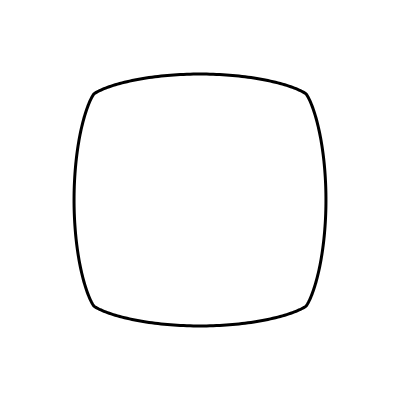
Frame 1 (no input)
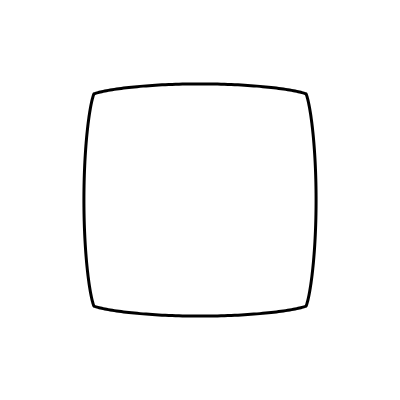
Frame 60 (no input)
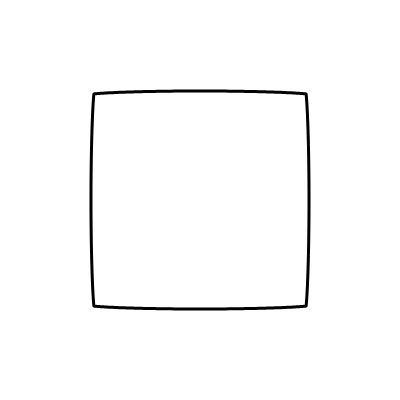
Frame 120 (the mouse pressed at the canvas centre since frame 60)

The p5.js sketch that drew these frames (run headless with seeded random() and noise() and a simulated clock; from frame 60 on, the mouse is pressed at the canvas centre):

// p5.js sketch
// ── sketch.js
// Convert a circle into a square
// using a 'superellipse' formula
// See: http://mathworld.wolfram.com/Superellipse.html
// Golan Levin, August 2016

var nPoints = 90;

function setup() {
  createCanvas(400, 400);
}

function draw() {
  background(255, 255, 255);
  noFill();
  push(); 
  translate(width/2, height/2);
  rotate(PI*0.25); 
  
  var radius = width / 2 * 0.75;
  var frac = map(sin(millis() / 2000.0), -1,1, 1,2); 
  stroke(0);
  strokeWeight(3);
  strokeJoin(ROUND);
  beginShape(); 
  for (var i = 0; i <= nPoints; i++) {
    var t = map(i, 0, nPoints, 0, HALF_PI);
    var px = radius * pow(cos(t), frac);
    var py = radius * pow(sin(t), frac);
    vertex(px, py); 
  }
  for (var i = 0; i <= nPoints; i++) {
    var t = map(i, 0, nPoints, 0, HALF_PI);
    var px = radius * pow(cos(t), frac);
    var py = 0 - radius * pow(sin(t), frac);
    vertex(py, px); 
  }
  for (var i = 0; i <= nPoints; i++) {
    var t = map(i, 0, nPoints, 0, HALF_PI);
    var px = 0 - radius * pow(cos(t), frac);
    var py = 0 - radius * pow(sin(t), frac);
    vertex(px, py); 
  }
  for (var i = 0; i <= nPoints; i++) {
    var t = map(i, 0, nPoints, 0, HALF_PI);
    var px = 0 - radius * pow(cos(t), frac);
    var py = radius * pow(sin(t), frac);
    vertex(py, px); 
  }
  endShape(CLOSE); 
  pop();
}
